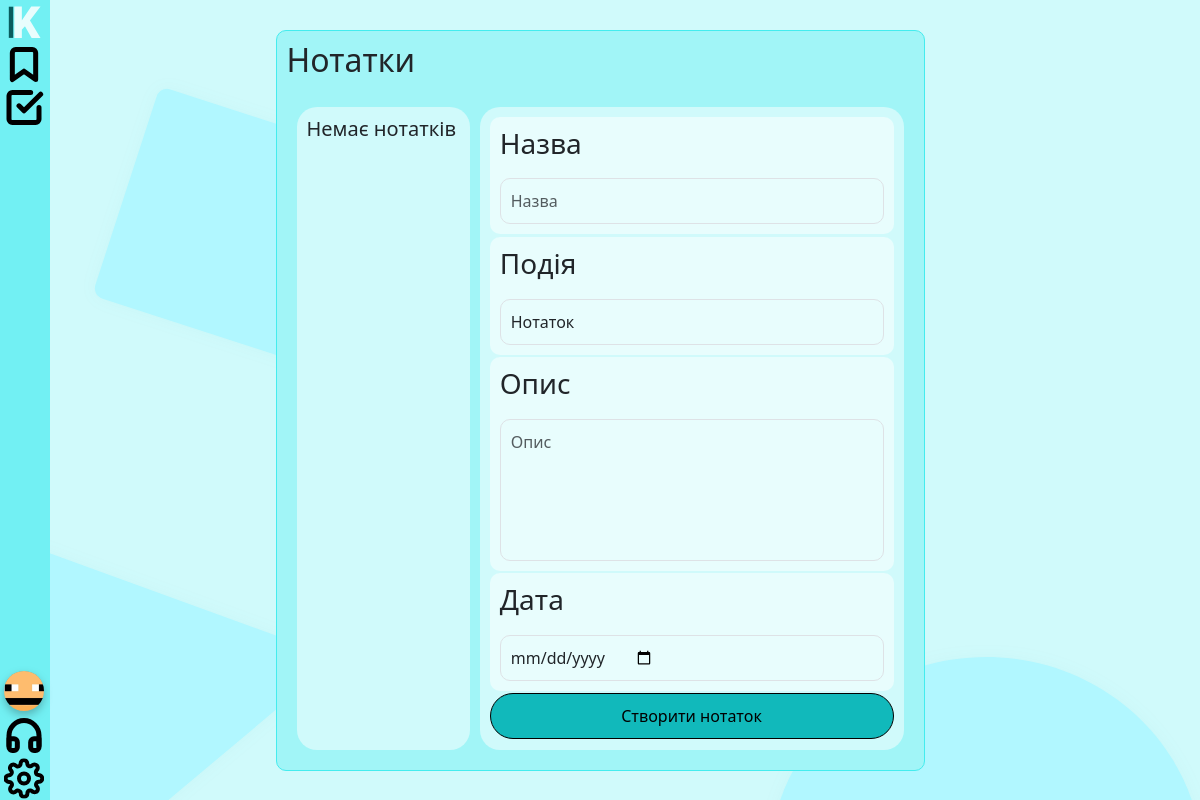
The page /notes (signed in) on the database as committed earlier.
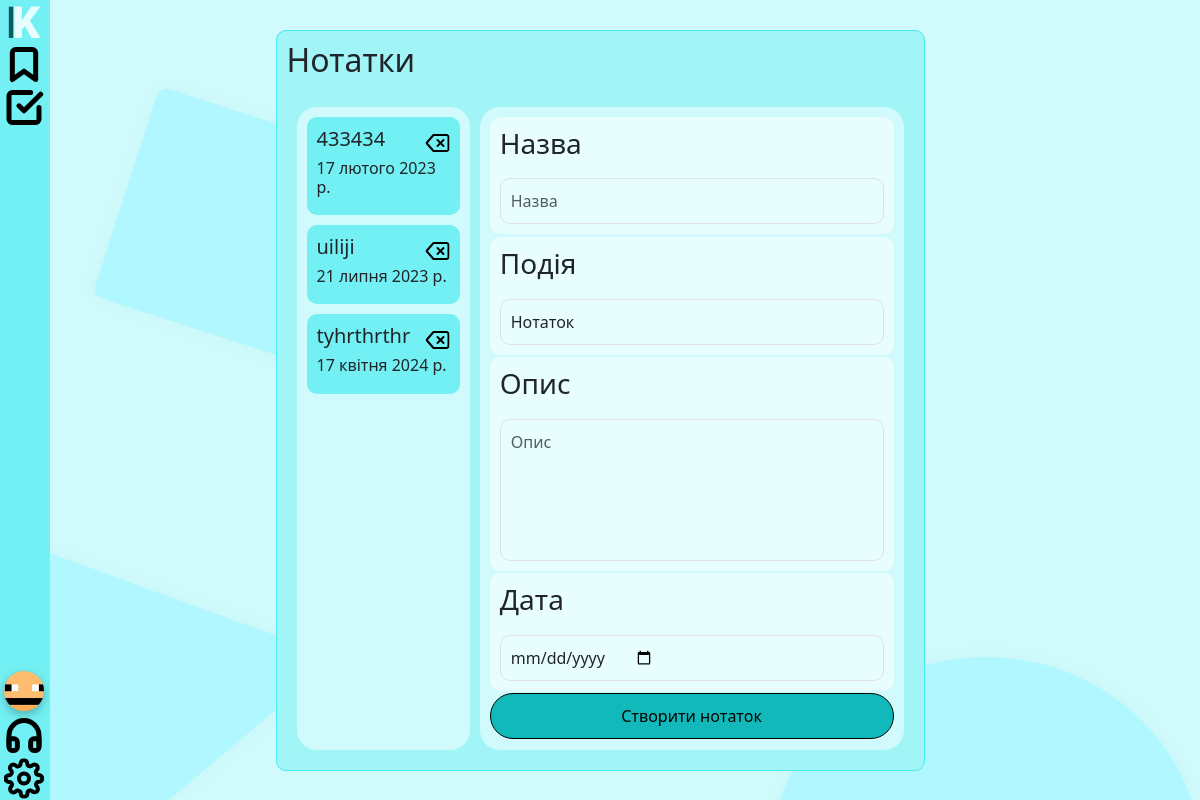
The same page on the database as committed later.
### Kalendaruapp/models.py (models this page shows)
class Notes(models.Model):
    name = models.CharField(max_length=255)
    action = models.CharField(max_length=255)
    description = models.TextField()
    date_added = models.DateField()
    user_join = models.ForeignKey(User, on_delete=models.CASCADE,null=True,blank=True)

### Kalendaruapp/views.py (the view, shortened to what this page needs)
# urls.py: path('notes',notes, name='notes'),
def notes(request):
    if request.user.is_authenticated:
        context = {
            'avatar':UserProfile.objects.get(user=request.user.pk),
            'notes':Notes.objects.filter(user_join_id=request.user.pk)
        }
    else:
        context={
            'notes':Notes.objects.filter(user_join_id=request.user.pk)
        }
    return render(request, "notes.html",context)

### Kalendaruapp/templates/notes.html (shortened to what this page needs)
{% extends "base/base.html" %}
{% load static %}
{% block css %}
<link rel="stylesheet" href="{% static 'css/notes.css' %}">
{% endblock %}
{% block content %}
    <div class="notes">
        <h2>Нотатки</h2>
        <div class="notes-content">
            <div class="days">
                {% if notes %}
                    {% for note in notes %}
                        <div class="note" id="{{ note.pk }}">
                            <div class="text-close">
                                <h5 class='noteName'>{{ note.name }}</h5>
                                <form action="{% url 'notes' %}" method="POST" class="formDeleteNote">
                                    <input type='image' src="{% static 'img/delete.svg' %}" class="remove-note" value='{{ note.pk }}'>
                                </form>
                            </div>
                            <h6 class='noteDate'>{{ note.date_added }}</h6>
                        </div>
                    {% endfor %}
                {% else %}
                    <h5>Немає нотатків</h5>
                {% endif %}
            </div>
            <div class="note-description">
                <form method="POST" style="height: 100%;display: flex;flex-direction: column;justify-content: space-between;" class="needs-validation" novalidate>
                    <div class="input">
                        <h3>Назва</h3>
                        <input class="input inputNoteName form-control" maxlength="30" required type="text" name="name" placeholder="Назва">
                    </div>
                    <div class="input">
                        <h3>Подія</h3>
                        <div class="event">
                            <select class="form-select input inputNoteAction" aria-label="notes" name="event">
                              <option selected value="Нотаток">Нотаток</option>
                            </select>
                        </div>
                    </div>
                    <div class="input">
                        <h3>Опис</h3>
                        <textarea class="textarea-message inputNoteDesc form-control" required name="description" cols="83" rows="5" placeholder="Опис"></textarea>
                    </div>
                    <div class="input">
                        <h3>Дата</h3>
                        <input class="input date-input inputNoteDate form-control" required type="date" name="date" placeholder="Дата">
                    </div>
                    <button class="add-note">Створити нотаток</button>
                </form>
            </div>
        </div>
    </div>
{% endblock %}

Rows that differ between the two databases and show on the page:
added Notes: name "433434", date_added "17 лютого 2023 р."
added Notes: name "uiliji", date_added "21 липня 2023 р."
added Notes: name "tyhrthrthr", date_added "17 квітня 2024 р."
Other text that changed with them:
text no longer shown: "Немає нотатків"
